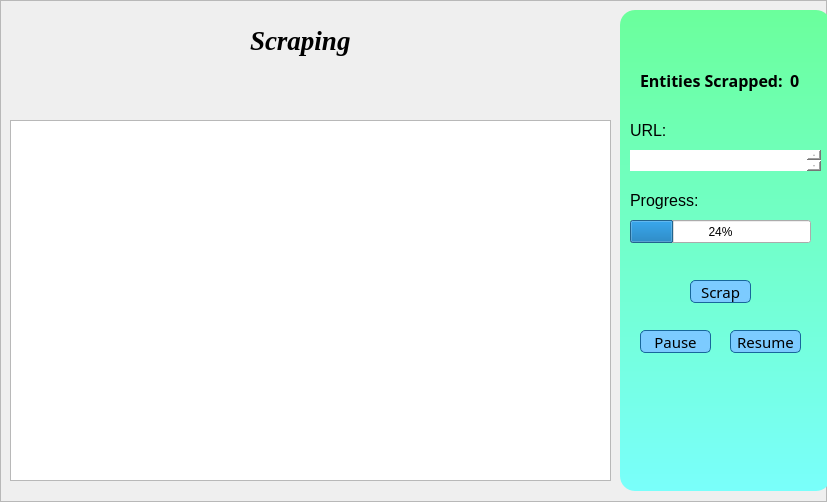
   <widget class="QFrame" name="frameScrap">
    <property name="geometry">
     <rect>
      <x>190</x>
      <y>0</y>
      <width>827</width>
      <height>502</height>
     </rect>
    </property>
    <property name="frameShape">
     <enum>QFrame::StyledPanel</enum>
    </property>
    <property name="frameShadow">
     <enum>QFrame::Raised</enum>
    </property>
    <widget class="QLabel" name="label_12">
     <property name="geometry">
      <rect>
       <x>640</x>
       <y>60</y>
       <width>151</width>
       <height>41</height>
      </rect>
     </property>
     <property name="font">
      <font>
       <family>Sakkal Majalla</family>
       <pointsize>12</pointsize>
       <weight>75</weight>
       <bold>true</bold>
      </font>
     </property>
     <property name="text">
      <string>Entities Scrapped:</string>
     </property>
    </widget>
    <widget class="QLabel" name="lbl_entites_scrapped">
     <property name="geometry">
      <rect>
       <x>790</x>
       <y>70</y>
       <width>111</width>
       <height>21</height>
      </rect>
     </property>
     <property name="font">
      <font>
       <family>Sakkal Majalla</family>
       <pointsize>12</pointsize>
       <weight>75</weight>
       <bold>true</bold>
      </font>
     </property>
     <property name="text">
      <string>0</string>
     </property>
    </widget>
    <widget class="QPlainTextEdit" name="txt_url">
     <property name="geometry">
      <rect>
       <x>630</x>
       <y>150</y>
       <width>191</width>
       <height>21</height>
      </rect>
     </property>
     <property name="styleSheet">
      <string notr="true">background-color:rgb(255,255,255);
border-radius:0px;</string>
     </property>
    </widget>
    <widget class="QLabel" name="label_8">
     <property name="geometry">
      <rect>
       <x>630</x>
       <y>190</y>
       <width>71</width>
       <height>21</height>
      </rect>
     </property>
     <property name="font">
      <font>
       <pointsize>12</pointsize>
      </font>
     </property>
     <property name="text">
      <string>Progress:</string>
     </property>
    </widget>
    <widget class="QPushButton" name="btn_resume_scrap">
     <property name="geometry">
      <rect>
       <x>730</x>
       <y>330</y>
       <width>71</width>
       <height>23</height>
      </rect>
     </property>
     <property name="font">
      <font>
       <family>Sans Serif Collection</family>
       <pointsize>11</pointsize>
      </font>
     </property>
     <property name="styleSheet">
      <string notr="true">QPushButton {
border: 1px solid rgb(24, 103, 155);
border-radius: 5px;
background-color: rgb(124, 203, 255);
}
QPushButton:hover {
border: 1px solid rgb(24, 103, 155);
border-radius: 10px;
background-color: rgb(240,248,255);
color: rgb(0,0,0);
 }
QPushButton:pressed {
border: 1px solid rgb(24, 103, 155);
border-radius: 10px;
background-color: rgb(20, 153, 240);
 }</string>
     </property>
     <property name="text">
      <string>Resume</string>
     </property>
    </widget>
    <widget class="QLabel" name="label_7">
     <property name="geometry">
      <rect>
       <x>630</x>
       <y>120</y>
       <width>47</width>
       <height>21</height>
      </rect>
     </property>
     <property name="font">
      <font>
       <pointsize>12</pointsize>
      </font>
     </property>
     <property name="text">
      <string>URL:</string>
     </property>
    </widget>
    <widget class="QPushButton" name="btn_pause_scrap">
     <property name="geometry">
      <rect>
       <x>640</x>
       <y>330</y>
       <width>71</width>
       <height>23</height>
      </rect>
     </property>
     <property name="font">
      <font>
       <family>Sans Serif Collection</family>
       <pointsize>11</pointsize>
      </font>
     </property>
     <property name="styleSheet">
      <string notr="true">QPushButton {
border: 1px solid rgb(24, 103, 155);
border-radius: 5px;
background-color: rgb(124, 203, 255);
}
QPushButton:hover {
border: 1px solid rgb(24, 103, 155);
border-radius: 10px;
background-color: rgb(240,248,255);
color: rgb(0,0,0);
 }
QPushButton:pressed {
border: 1px solid rgb(24, 103, 155);
border-radius: 10px;
background-color: rgb(20, 153, 240);
 }</string>
     </property>
     <property name="text">
      <string>Pause</string>
     </property>
    </widget>
    <widget class="QPushButton" name="btn_scrap">
     <property name="geometry">
      <rect>
       <x>690</x>
       <y>280</y>
       <width>61</width>
       <height>23</height>
      </rect>
     </property>
     <property name="font">
      <font>
       <family>Sans Serif Collection</family>
       <pointsize>11</pointsize>
      </font>
     </property>
     <property name="styleSheet">
      <string notr="true">QPushButton {
border: 1px solid rgb(24, 103, 155);
border-radius: 5px;
background-color: rgb(124, 203, 255);
}
QPushButton:hover {
border: 1px solid rgb(24, 103, 155);
border-radius: 10px;
background-color: rgb(240,248,255);
color: rgb(0,0,0);
 }
QPushButton:pressed {
border: 1px solid rgb(24, 103, 155);
border-radius: 10px;
background-color: rgb(20, 153, 240);
 }</string>
     </property>
     <property name="text">
      <string>Scrap</string>
     </property>
    </widget>
    <widget class="QProgressBar" name="progressBar_scrap">
     <property name="geometry">
      <rect>
       <x>630</x>
       <y>220</y>
       <width>181</width>
       <height>23</height>
      </rect>
     </property>
     <property name="value">
      <number>24</number>
     </property>
    </widget>
    <widget class="QLabel" name="lbl_logo_3">
     <property name="geometry">
      <rect>
       <x>250</x>
       <y>20</y>
       <width>121</width>
       <height>41</height>
      </rect>
     </property>
     <property name="font">
      <font>
       <family>Times New Roman</family>
       <pointsize>20</pointsize>
       <weight>75</weight>
       <italic>true</italic>
       <bold>true</bold>
      </font>
     </property>
     <property name="styleSheet">
      <string notr="true">color:rgb(0, 0, 0);
</string>
     </property>
     <property name="text">
      <string>Scraping</string>
     </property>
    </widget>
    <widget class="QLabel" name="frontlabel_6">
     <property name="geometry">
      <rect>
       <x>620</x>
       <y>10</y>
       <width>211</width>
       <height>481</height>
      </rect>
     </property>
     <property name="font">
      <font>
       <family>Rockwell</family>
       <weight>75</weight>
       <bold>true</bold>
      </font>
     </property>
     <property name="styleSheet">
      <string notr="true">background-color: qlineargradient(spread:pad, x1:0, y1:0, x2:0, y2:1, stop:0 rgb(107, 255, 156), stop:1 rgb(121, 255, 251));
border-radius:15px;</string>
     </property>
     <property name="text">
      <string/>
     </property>
    </widget>
    <widget class="QTableWidget" name="scrap_table">
     <property name="geometry">
      <rect>
       <x>10</x>
       <y>120</y>
       <width>601</width>
       <height>361</height>
      </rect>
     </property>
    </widget>
    <zorder>lbl_logo_3</zorder>
    <zorder>frontlabel_6</zorder>
    <zorder>label_12</zorder>
    <zorder>lbl_entites_scrapped</zorder>
    <zorder>txt_url</zorder>
    <zorder>label_7</zorder>
    <zorder>progressBar_scrap</zorder>
    <zorder>label_8</zorder>
    <zorder>btn_scrap</zorder>
    <zorder>btn_resume_scrap</zorder>
    <zorder>btn_pause_scrap</zorder>
    <zorder>scrap_table</zorder>
   </widget>
